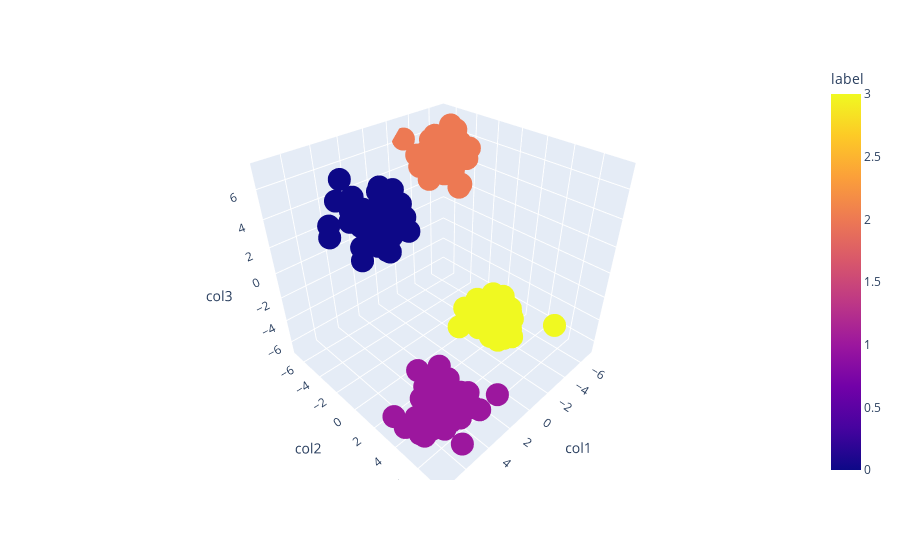

Here is the notebook cell this chart was saved with:
### Code cell
fig = px.scatter_3d(df, x='col1', y='col2', z='col3', color= 'label')
fig.show()

### Figure 1 — Plotly figure (JSON) as saved in the notebook; plotly's stock layout.template omitted (floating-point values rounded to 4 significant figures; data arrays with more than 128 entries replaced by an {"elided": "..."} marker saying what was removed)
{"data": [{"hovertemplate": "col1=%{x}<br>col2=%{y}<br>col3=%{z}<br>label=%{marker.color}<extra></extra>", "legendgroup": "", "marker": {"color": {"elided": "200 int values"}, "coloraxis": "coloraxis", "symbol": "circle"}, "mode": "markers", "name": "", "scene": "scene", "showlegend": false, "type": "scatter3d", "x": {"elided": "200 float values"}, "y": {"elided": "200 float values"}, "z": {"elided": "200 float values"}}], "layout": {"coloraxis": {"colorbar": {"title": {"text": "label"}}, "colorscale": [[0, "#0d0887"], [0.1111, "#46039f"], [0.2222, "#7201a8"], [0.3333, "#9c179e"], [0.4444, "#bd3786"], [0.5556, "#d8576b"], [0.6667, "#ed7953"], [0.7778, "#fb9f3a"], [0.8889, "#fdca26"], [1, "#f0f921"]]}, "legend": {"tracegroupgap": 0}, "margin": {"t": 60}, "scene": {"domain": {"x": [0, 1], "y": [0, 1]}, "xaxis": {"title": {"text": "col1"}}, "yaxis": {"title": {"text": "col2"}}, "zaxis": {"title": {"text": "col3"}}}}}
